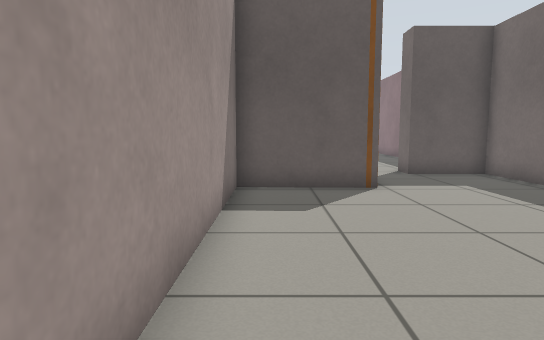
[1] (above)

24 first-person views from a walk through a world built for the Gazebo simulator. The camera is 0.72 m above the floor, tilts 6° down and sees 75° across. The floor is counted in squares, 0.5 m on a side. Each view is taken from the middle of a square. On the plan, view 1 faces up. The plan holds only what a view shows up to about 15 squares ahead; the rest is blank. The place goes on beyond the plan.

[2]
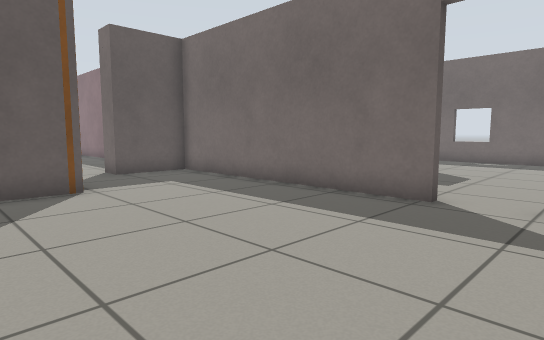

[3]
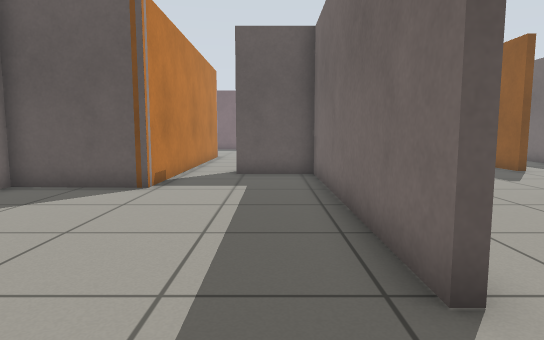

[4]
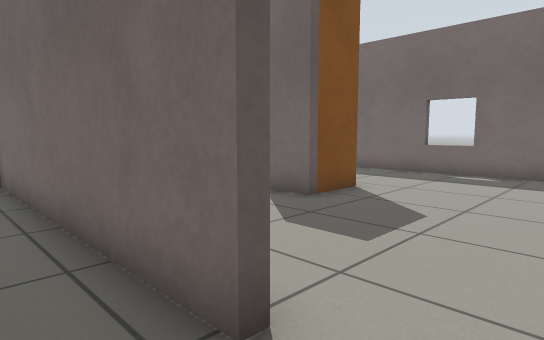

[5]
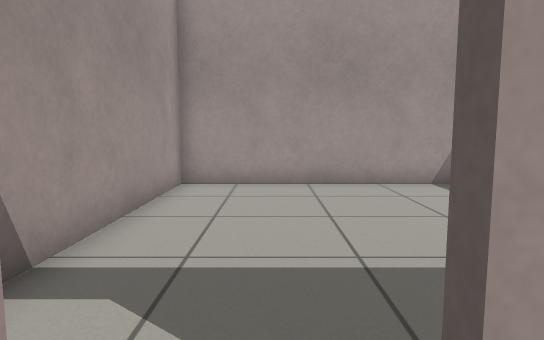

[6]
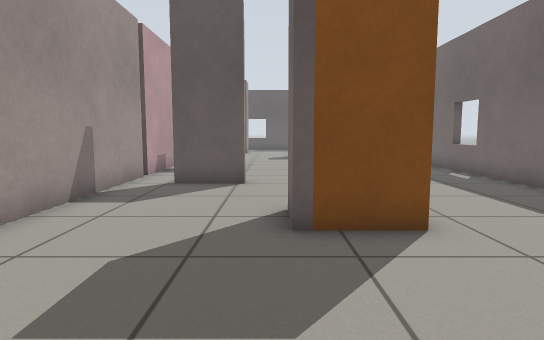

[7]
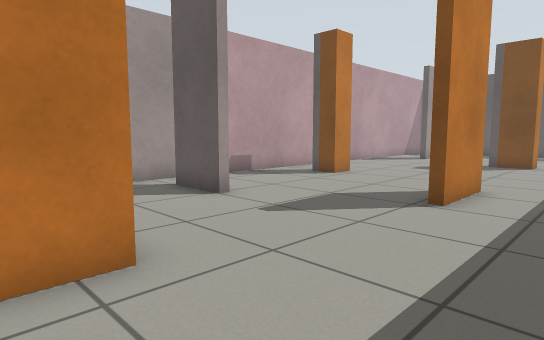

[8]
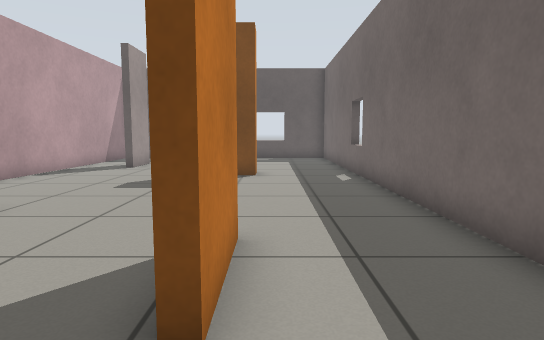

[9]
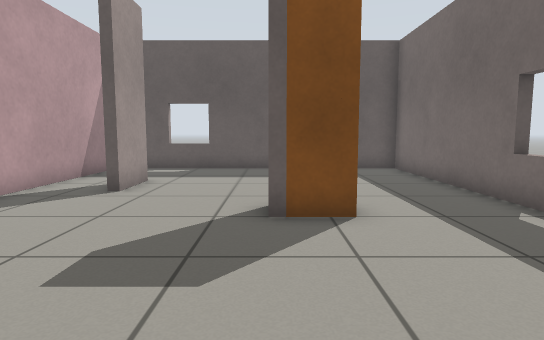

[10]
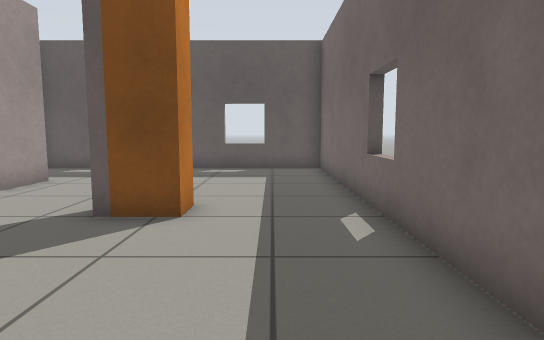

[11]
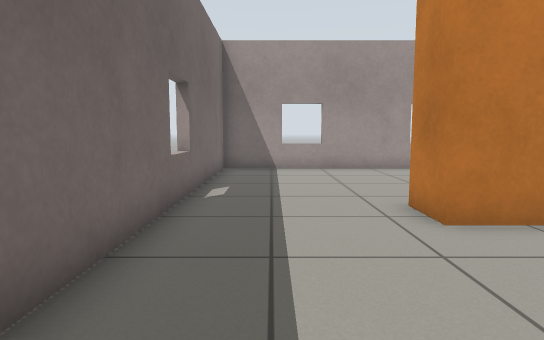

[12]
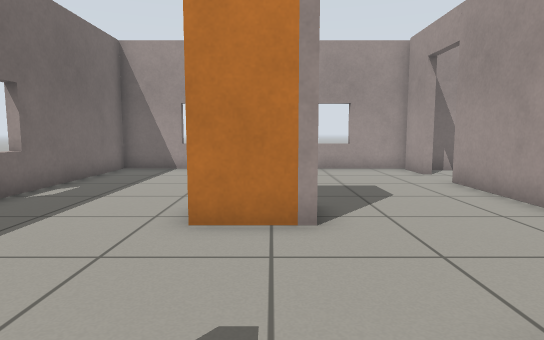

[13]
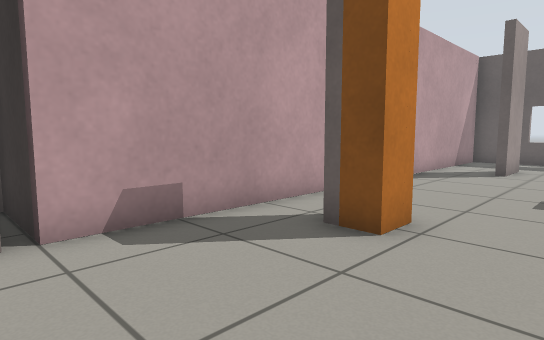

[14]
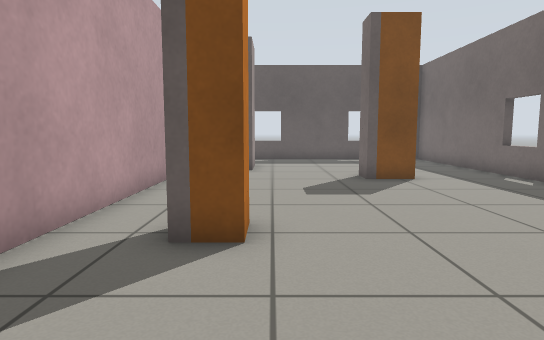

[15]
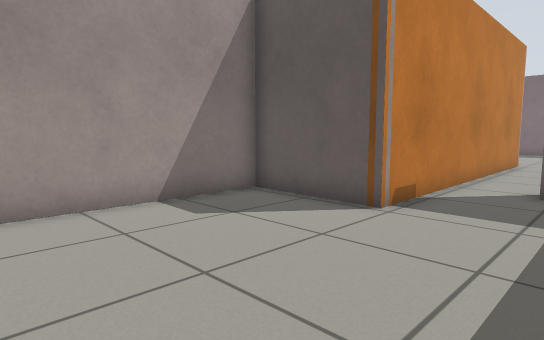

[16]
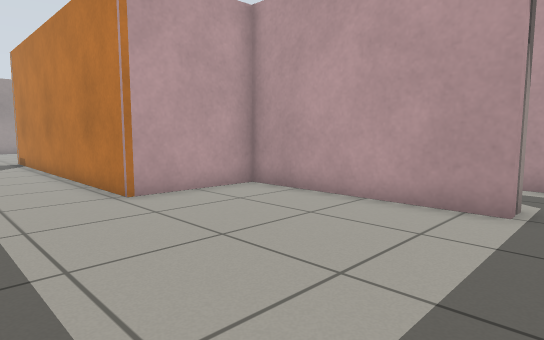

[17]
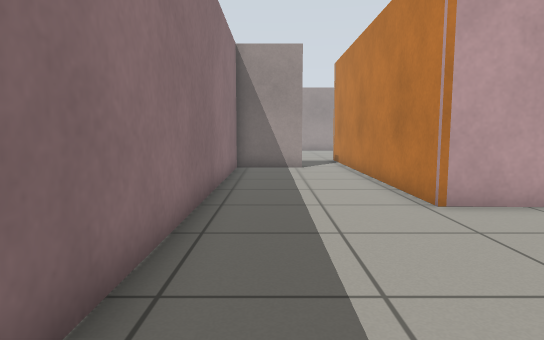

[18]
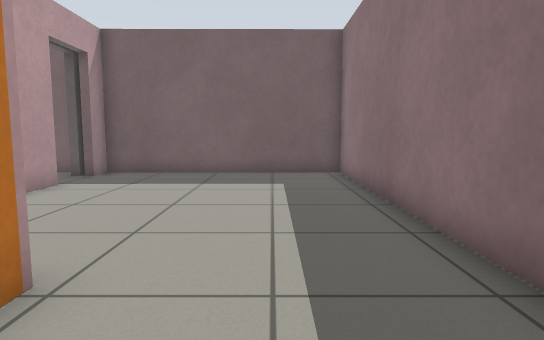

[19]
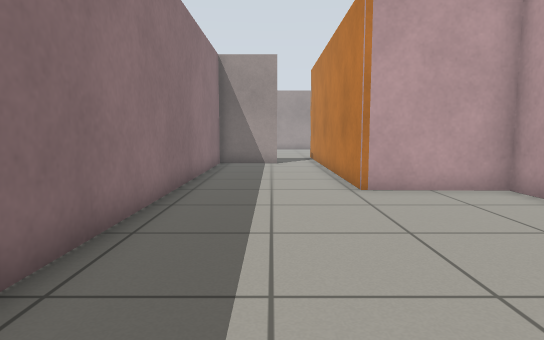

[20]
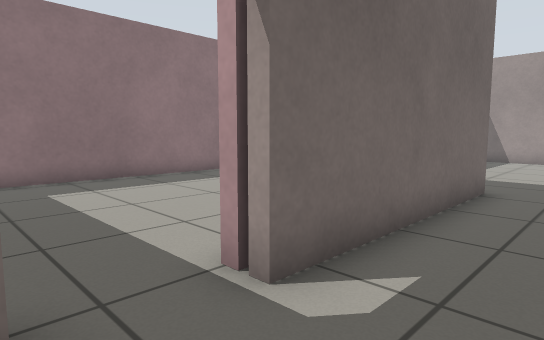

[21]
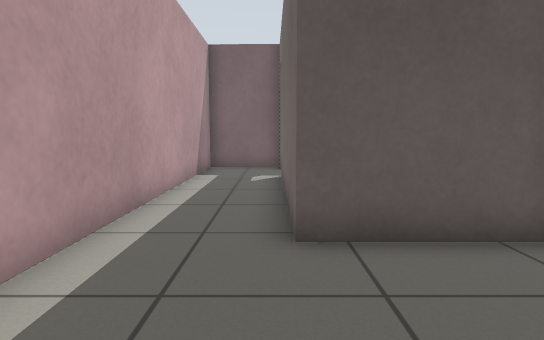

[22]
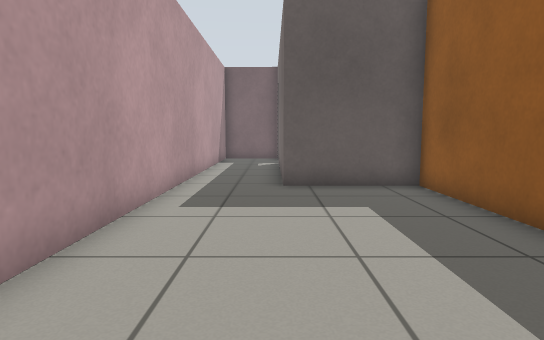

[23]
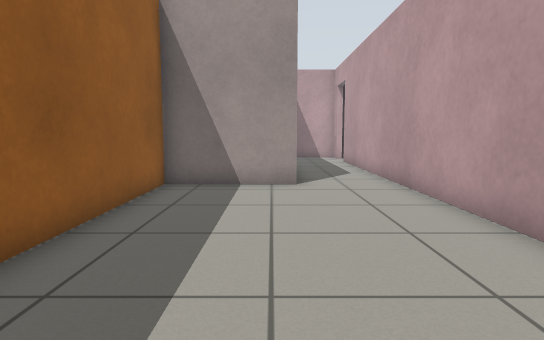

[24]
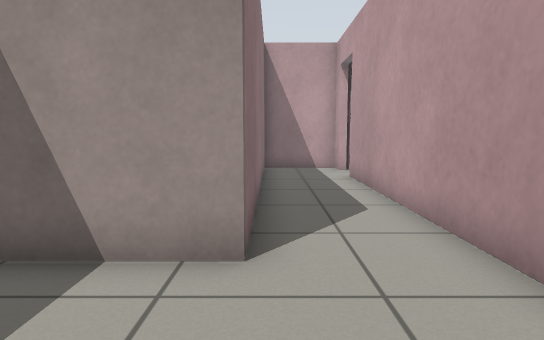

### Floor plan
Ten units are one square. View 1 is at (0, 0); x grows to the right and y downward. Boxes are objects, and circles mark ways between rooms. Rooms are numbered by the first view taken in them; rooms with no view inside come last. Other rooms are left out.
<svg viewBox="-55 -317 250 334">
<path fill="none" stroke="#000" d="M75 -28 75 -123 48 -123 48 -133M28 -134 28 -92 -9 -93 -9 6 69 6M155 -158 155 -132 152 -132 152 -146M106 -176 106 -165 96 -165M113 -110 91 -110M78 -128 78 -28M143 -76 143 -61 123 -61 123 -76 143 -76M155 -240 155 -229 140 -229 140 -240M103 -278 103 -256 99 -256M78 -9 78 9M78 -304 78 -130M75 12 190 12 190 -312 79 -312M-9 -277 -9 -213 28 -212 28 -134M-14 -301 -14 -296M48 -133 75 -133 75 -307 -9 -307 -9 -297M-50 -4 -50 4M-46 -3 -46 6 -17 6 -17 -101 20 -101 20 -205 -17 -205 -17 -277M-16 -307 -46 -306 -46 -22"/>
<circle cx="80" cy="-15" r="3" fill="#2a7"/>
<circle cx="40" cy="-125" r="3" fill="#2a7"/>
<circle cx="-15" cy="-285" r="3" fill="#2a7"/>
<text x="30" y="-50">1</text>
<text x="140" y="-150">2</text>
<text x="40" y="-240">3</text>
<text x="-20" y="-150">4</text>
</svg>
Room 1 opens to room 2. Room 1 opens to room 3. Room 3 opens to room 4.

Where each view was taken, in squares from view 1:
view 1: 0 up, 0 right, facing up
view 2: 0 up, 0 right, facing up-right
view 3: 0 up, 6 right, facing up
view 4: 1 up, 6 right, facing up-right
view 5: 2 up, 9 right, facing left
view 6: 1 up, 12 right, facing up
view 7: 6 up, 18 right, facing up-left
view 8: 11 up, 16 right, facing up
view 9: 17 up, 14 right, facing up
view 10: 17 up, 17 right, facing up
view 11: 13 up, 17 right, facing down
view 12: 13 up, 13 right, facing down
view 13: 12 up, 13 right, facing up-left
view 14: 12 up, 11 right, facing up
view 15: 3 up, 6 right, facing up-left
view 16: 29 up, 6 right, facing down-left
view 17: 28 up, 6 right, facing down
view 18: 18 up, 5 right, facing up
view 19: 30 up, 5 right, facing down
view 20: 30 up, 4 left, facing down-right
view 21: 16 up, 2 left, facing up
view 22: 11 up, 2 left, facing up
view 23: 20 up, 1 left, facing down
view 24: 14 up, 2 left, facing down
